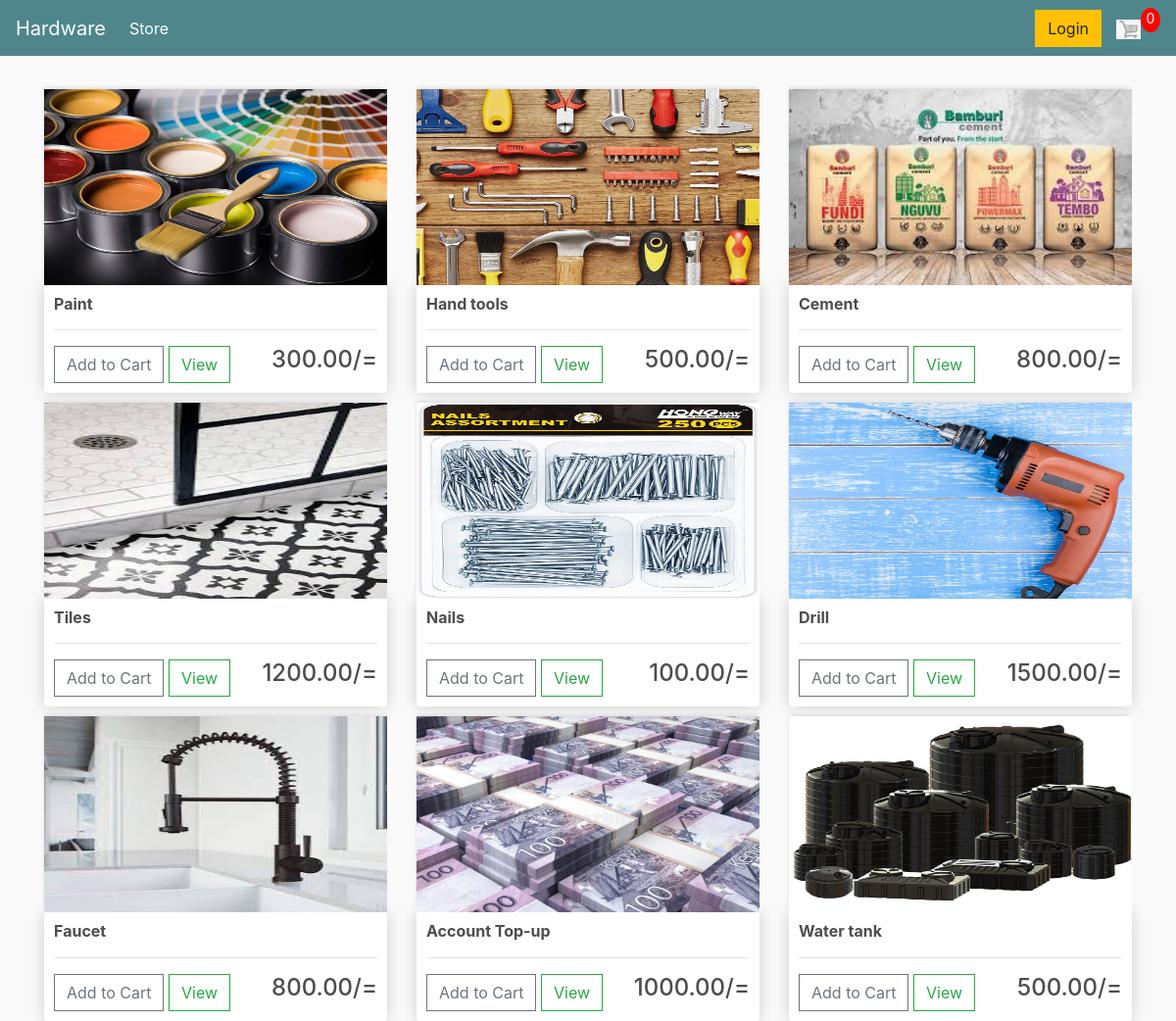
The page / on the database its author committed.
### elephant/models.py (models this page shows, shortened)
class Product (models.Model):
  name =  models.CharField(max_length=200)
  price = models.DecimalField(max_digits=10, decimal_places=2)
  image = models.ImageField(null=True, blank=True)
  digital =  models.BooleanField(default=False,null = True, blank=True)
  @property
  def imageURL(self):
    try:
      url = self.image.url
    except:
      url = ''
    return url

### elephant/views.py (the view)
# urls.py: path('', views.store, name= "store"),
def store(request):
	data = cartData(request)
	cartItems = data['cartItems']
	order = data['order']
	items = data['items']
	products = Product.objects.all()
	context = {'products':products, 'cartItems':cartItems}
	return render(request, 'store/store.html', context)

### elephant/utils.py (called while the page is built, shortened)
def cookieCart(request):
	try:
		cart = json.loads(request.COOKIES['cart'])
	except:
		cart = {}
		print('CART:', cart)
	items = []
	order = {'get_cart_total':0, 'get_cart_items':0, 'shipping':False}
	cartItems = order['get_cart_items']
	return {'cartItems':cartItems ,'order':order, 'items':items}

def cartData(request):
	if request.user.is_authenticated:
		customer = request.user.customer
		order, created = Order.objects.get_or_create(customer=customer, complete=False)
		items = order.orderitem_set.all()
		cartItems = order.get_cart_items
	else:
		cookieData = cookieCart(request)
		cartItems = cookieData['cartItems']
		order = cookieData['order']
		items = cookieData['items']
	return {'cartItems':cartItems ,'order':order, 'items':items}

### elephant/templates/store/store.html
{% extends 'store/index.html'  %}
{% load static %}
{% block content %}
<div class="row">
  {% for product in products %}
  <div class="col-lg-4">
    <img class="thumbnail" src="{{product.imageURL}}">
    <div class="box-element product">
      <h6><strong>{{product.name}}</strong></h6>
      <hr>
      <button data-product={{product.id}} data-action="add" class="btn btn-outline-secondary add-btn update-cart">Add to Cart</button>
      <a class="btn btn-outline-success" href="#">View</a>
      <h4 style="display: inline-block; float: right">{{product.price|floatformat:2}}/=</h4>
    </div>
  </div>
  {% endfor %}
</div>
{% endblock content %}

### elephant/templates/store/index.html (shortened to what this page needs)
<!DOCTYPE html>
{% load static %}
<html>
<head>
	<link rel="stylesheet" href="https://stackpath.bootstrapcdn.com/bootstrap/4.4.1/css/bootstrap.min.css">
	<link rel="stylesheet" type="text/css" href="{% static 'css/index.css' %}">
</head>
<body>
	<nav class="navbar navbar-expand-lg navbar-dark bg-dark">
	  <a class="navbar-brand" href="{% url 'store' %}">Hardware</a>
	  <div class="collapse navbar-collapse" id="navbarSupportedContent">
	    <ul class="navbar-nav mr-auto">
	      <li class="nav-item active">
	        <a class="nav-link" href="{% url 'store' %}">Store <span class="sr-only">(current)</span></a>
	      </li>
	    </ul>
	    <div class="form-inline my-2 my-lg-0">
	     	<a href="#"class="btn btn-warning">Login</a>
	     	<a href="{% url 'cart' %}">
	    		<img  id="cart-icon" src="{% static 'images/cart1.png' %}">
	    	</a>
	    	<p id="cart-total">{{cartItems}}</p>
	    </div>
	  </div>
	</nav>
     <div class="container">
            <br>
            {% block content %}
            {% endblock content %}
         </div>
</body>
</html>

### static/css/index.css (style rules this page uses)
body { background-color: hsl(0, 0%, 98%); }
h1,h2,h3,h4,h5,h6 { color:hsl(0, 0%, 30%); }
.box-element { box-shadow:hsl(0, 0%, 80%) 0 0 16px; background-color: #fff; border-radius: 4px; padding: 10px; }
.thumbnail { width: 100%; height: 200px; -webkit-box-shadow: -1px -3px 5px -2px rgba(214,214,214,1); -moz-box-shadow: -1px -3px 5px -2px rgba(214,214,214,1); box-shadow: -1px -3px 5px -2px rgba(214,214,214,1); }
.product { border-radius: 0 0 4px 4px; }
.bg-dark { background-color: #4f868c!important; }
#cart-icon { width:25px; display: inline-block; margin-left: 15px; }
#cart-total { display: block; text-align: center; color:#fff; background-color: red; width: 20px; height: 25px; border-radius: 50%; font-size: 14px; }
.col-lg-4, .col-lg-6, .col-lg-8, .col-lg-12 { margin-top: 10px; }
.btn { border-radius: 0; }

### rows shown on the page
Product: imageURL (picture), name "Paint", price "300.00"
Product: imageURL (picture), name "Hand tools", price "500.00"
Product: imageURL (picture), name "Cement", price "800.00"
Product: imageURL (picture), name "Tiles", price "1200.00"
Product: imageURL (picture), name "Nails", price "100.00"
Product: imageURL (picture), name "Drill", price "1500.00"
Product: imageURL (picture), name "Faucet", price "800.00"
Product: imageURL (picture), name "Account Top-up", price "1000.00"
Product: imageURL (picture), name "Water tank", price "500.00"

### other values the page prints
{{ cartItems }} "0"
